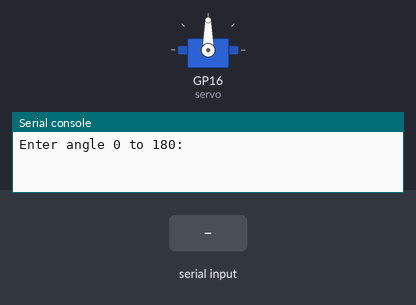
A program run on a simulated Raspberry Pi Pico running MicroPython. On the bench: servo, the last lines printed to the serial console. The test bench sets the inputs (shaded band). Servo angles are drawn from the pulse width (0.5 ms = 0°, 2.5 ms = 180°).

Above: at 1.2 s.
1.3 s: "5" typed at the serial console, then Enter
At 1.6 s:
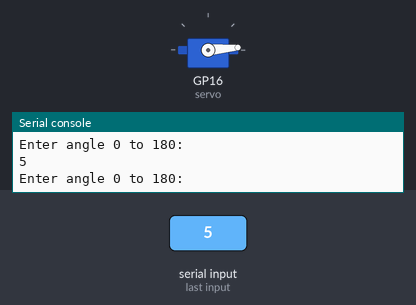
2.8 s: "90" typed at the serial console, then Enter
At 3.9 s:
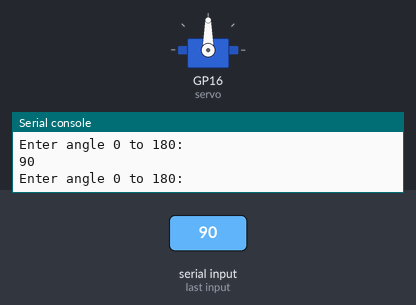
Timing chart, 0 to 5.8 s (numbered marks = the images above; inputs shaded):
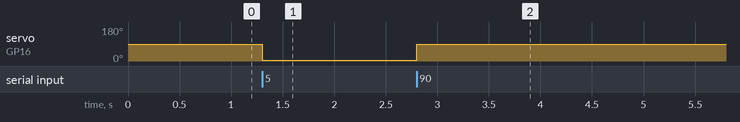

Measured:
- after the input at 1.3 s, servo on GP16 (servo): 90° → 5° at once
- after the input at 2.8 s, servo on GP16 (servo): 5° → 90° at once

The program:

ch_18_servo.py
```python
from machine import Pin, PWM
from utime import sleep

servo = PWM(Pin(16))
servo.freq(50) # pulse every 20ms

def set_angle(angle, min_pulse_us=500, max_pulse_us=2500):
    us_per_degree = (max_pulse_us - min_pulse_us) / 180
    pulse_us = us_per_degree * angle + min_pulse_us
    # duty 0 to 1023. At 50Hz, each duty_point is 20000/65535 = 0.305 µs/duty_point
    duty = int(pulse_us / 0.305)
    # print("angle=" + str(angle) + " pulse_us=" + str(pulse_us) + " duty=" + str(duty))
    # print(angle)
    servo.duty_u16(duty)

angle = 90
set_angle(90)
min_angle = 10
max_angle = 160

while True:
    angle_str = input("Enter angle 0 to 180:")
    angle = int(angle_str)
    if (angle >= 0 and angle <=180):
        set_angle(angle)

        
```
